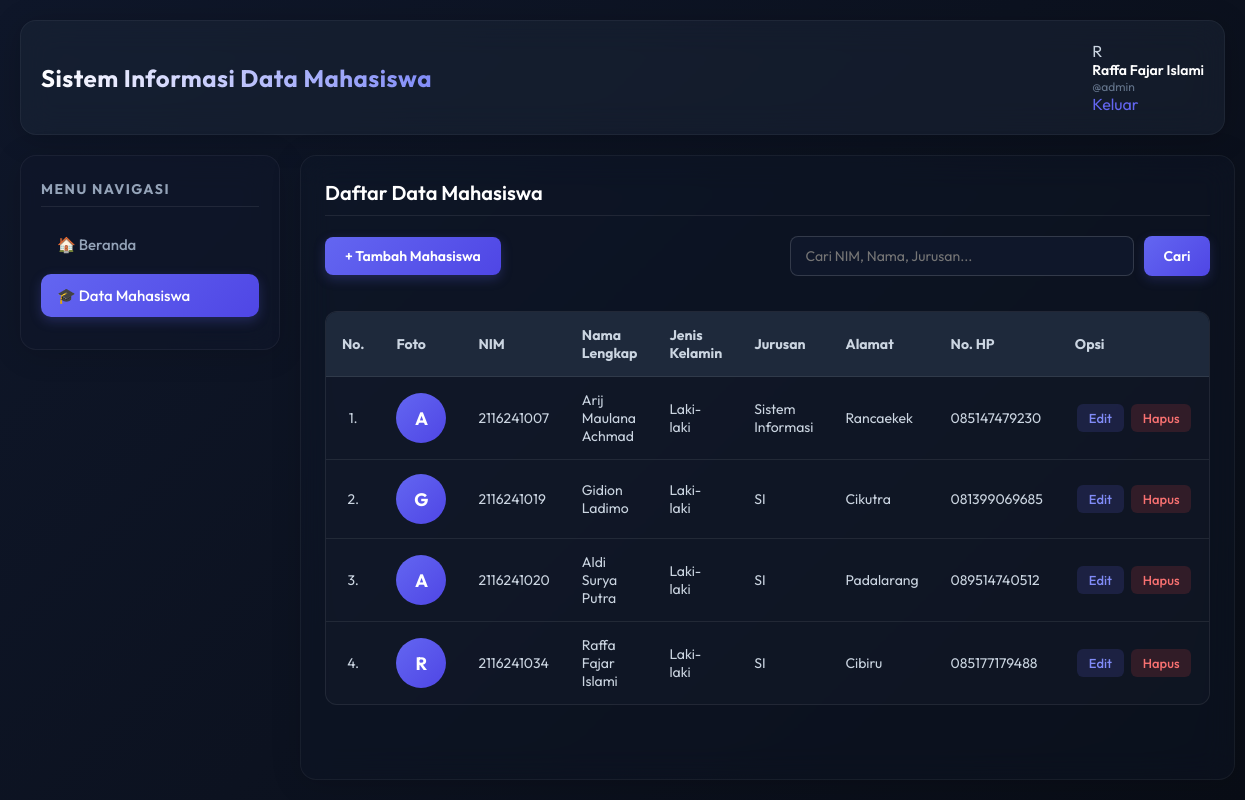
/index.php?page=mahasiswa (signed in), run on the app's committed database.
### tables this page shows
CREATE TABLE `mahasiswa` (
  `nim` varchar(15) NOT NULL,
  `nama` varchar(100) NOT NULL,
  `jenis_kelamin` enum('Laki-laki','Perempuan') NOT NULL,
  `jurusan` varchar(50) NOT NULL,
  `alamat` text NOT NULL,
  `no_hp` varchar(15) NOT NULL,
  `foto` varchar(255) DEFAULT NULL
);

### tampil-mahasiswa.php (the view, shortened to what this page needs)
<h3>Daftar Data Mahasiswa</h3>
<?php
include('koneksi.php');
$search = "";
$sql = "SELECT * FROM mahasiswa";
$sql .= " ORDER BY nim ASC";
$query = mysqli_query($koneksi, $sql) or die(mysqli_error($koneksi));
?>
<div style="display: flex; justify-content: space-between; align-items: center; margin-bottom: 20px; flex-wrap: wrap; gap: 15px;">
    <div>
        <a href="index.php?page=tambah-mahasiswa" class="btn-add">&#43; Tambah Mahasiswa</a>
    </div>
    <form action="" method="post" style="display: flex; gap: 10px; margin: 0; max-width: 420px; width: 100%;">
        <input type="text" name="search_query" placeholder="Cari NIM, Nama, Jurusan..." value="<?php echo htmlspecialchars($search); ?>" style="flex: 1; min-width: 150px;">
        <button type="submit" name="search_btn">Cari</button>
    </form>
</div>
<div style="overflow-x: auto;">
<table>
    <tr class="header-row">
        <th>No.</th>
        <th>Foto</th>
        <th>NIM</th>
        <th>Nama Lengkap</th>
        <th>Jenis Kelamin</th>
        <th>Jurusan</th>
        <th>Alamat</th>
        <th>No. HP</th>
        <th>Opsi</th>
    </tr>
<?php
if (mysqli_num_rows($query) == 0) {
    echo '<tr><td colspan="9" align="center" style="padding: 30px; color: #64748b;">Tidak ada data mahasiswa ditemukan!</td></tr>';
} else {
    $no = 1;
    while ($data = mysqli_fetch_assoc($query)) {
        if (!empty($data['foto']) && file_exists('uploads/' . $data['foto'])) {
            $foto_html = '<img src="uploads/' . htmlspecialchars($data['foto']) . '" alt="Foto ' . htmlspecialchars($data['nama']) . '" style="width:50px;height:50px;object-fit:cover;border-radius:50%;border:2px solid rgba(99,102,241,0.4);">';
        } else {
            $inisial = strtoupper(substr($data['nama'], 0, 1));
            $foto_html = '<div style="width:50px;height:50px;border-radius:50%;background:linear-gradient(135deg,#6366f1,#4f46e5);display:flex;align-items:center;justify-content:center;font-weight:700;font-size:18px;color:#fff;margin:0 auto;">' . $inisial . '</div>';
        }
        echo '<tr>';
        echo '<td style="text-align:center;">' . $no . '.</td>';
        echo '<td style="text-align:center;">' . $foto_html . '</td>';
        echo '<td>' . htmlspecialchars($data['nim']) . '</td>';
        echo '<td>' . htmlspecialchars($data['nama']) . '</td>';
        echo '<td>' . htmlspecialchars($data['jenis_kelamin']) . '</td>';
        echo '<td>' . htmlspecialchars($data['jurusan']) . '</td>';
        echo '<td>' . htmlspecialchars($data['alamat']) . '</td>';
        echo '<td>' . htmlspecialchars($data['no_hp']) . '</td>';
        echo '<td style="text-align:center;white-space:nowrap;">';
        echo '<a href="index.php?page=edit-mahasiswa&nim=' . urlencode($data['nim']) . '">Edit</a> ';
        echo '<a href="hapus-mahasiswa.php?nim=' . urlencode($data['nim']) . '" onclick="return confirm(\'Yakin ingin menghapus data mahasiswa ' . htmlspecialchars($data['nama'], ENT_QUOTES) . '?\')">Hapus</a>';
        echo '</td>';
        echo '</tr>';
        $no++;
    }
}
?>
</table>
</div>

### main.css (style rules this page uses)
* { padding: 0; margin: 0; box-sizing: border-box; font-family: 'Outfit', 'Verdana', Arial, sans-serif; }
body { background: #090d16; color: #cbd5e1; min-height: 100vh; display: flex; justify-content: center; align-items: stretch; }
a { text-decoration: none; color: #6366f1; transition: all 0.2s ease-in-out; }
.middle h3 { font-size: 20px; font-weight: 600; color: #ffffff; margin-bottom: 20px; padding-bottom: 10px; border-bottom: 1px solid rgba(255, 255, 255, 0.08); }
table { width: 100% !important; border-collapse: separate; border-spacing: 0; margin-top: 15px; margin-bottom: 20px; border-radius: 12px; overflow: hidden; border: 1px solid rgba(255, 255, 255, 0.08); background: rgba(30, 41, 59, 0.2); }
tr:first-child, tr.header-row { background: #1e293b !important; font-weight: 600 !important; color: #ffffff !important; text-align: left; }
td, th { padding: 14px 16px; border-bottom: 1px solid rgba(255, 255, 255, 0.08); font-size: 14px; color: #cbd5e1; }
tr:last-child td { border-bottom: none; }
table a { display: inline-block; padding: 6px 12px; border-radius: 6px; font-size: 13px; font-weight: 500; margin: 2px; }
table a[href*="edit"] { background: rgba(99, 102, 241, 0.15); color: #818cf8; }
table a[href*="hapus"] { background: rgba(239, 68, 68, 0.15); color: #f87171; }
input[type="text"], input[type="password"], input[type="date"], select, textarea { width: 100%; background: #0f172a; border: 1px solid rgba(255, 255, 255, 0.15); border-radius: 8px; color: #f1f5f9; padding: 10px 14px; font-size: 14px; outline: none; transition: all 0.2s ease; }
button, input[type="submit"] { background: linear-gradient(135deg, #6366f1 0%, #4f46e5 100%); color: #ffffff; border: none; padding: 10px 20px; font-size: 14px; font-weight: 600; border-radius: 8px; cursor: pointer; transition: all 0.2s ease; box-shadow: 0 4px 12px rgba(99, 102, 241, 0.2); }

### tampil-mahasiswa.php (style rules this page uses)
.btn-add { display: inline-flex; align-items: center; gap: 6px; background: linear-gradient(135deg, #6366f1 0%, #4f46e5 100%) !important; color: #ffffff !important; padding: 10px 20px !important; border-radius: 8px !important; font-size: 14px !important; font-weight: 600 !important; border: none !important; box-shadow: 0 4px 12px rgba(99, 102, 241, 0.25) !important; transition: all 0.2s ease !important; }

### data on the page
mahasiswa: nama "A", nim "2116241007", nama "Arij Maulana Achmad", jenis_kelamin "Laki-laki", jurusan "Sistem Informasi", alamat "Rancaekek", no_hp "085147479230"
mahasiswa: nama "G", nim "2116241019", nama "Gidion Ladimo", jenis_kelamin "Laki-laki", jurusan "SI", alamat "Cikutra", no_hp "081399069685"
mahasiswa: nama "A", nim "2116241020", nama "Aldi Surya Putra", jenis_kelamin "Laki-laki", jurusan "SI", alamat "Padalarang", no_hp "089514740512"
mahasiswa: nama "R", nim "2116241034", nama "Raffa Fajar Islami", jenis_kelamin "Laki-laki", jurusan "SI", alamat "Cibiru", no_hp "085177179488"

### other printed values
substr($_SESSION['admin_nama'], 0, 1) "R"
$_SESSION['admin_nama'] "Raffa Fajar Islami"
$_SESSION['admin_username'] "admin"
